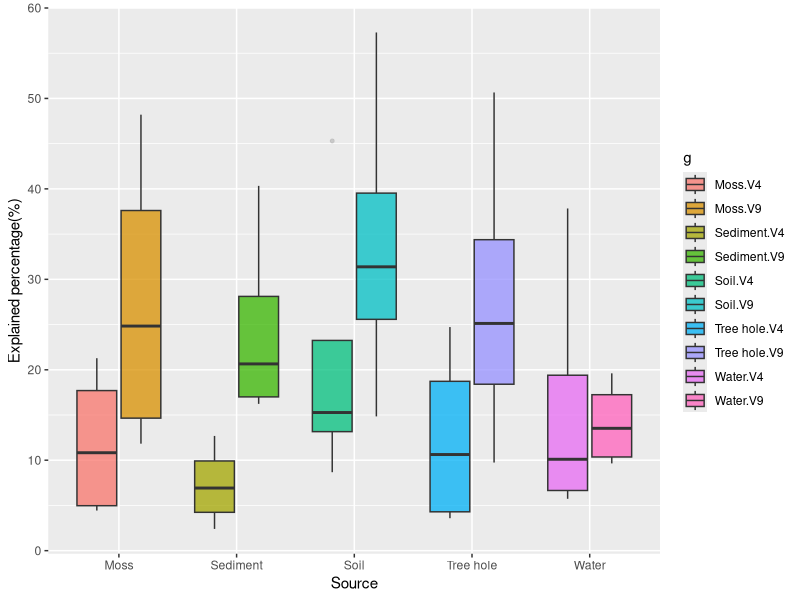
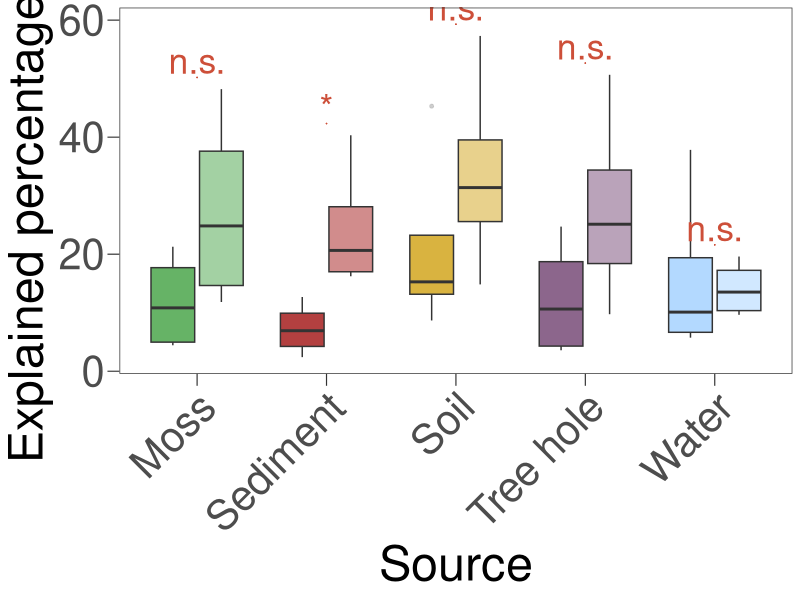
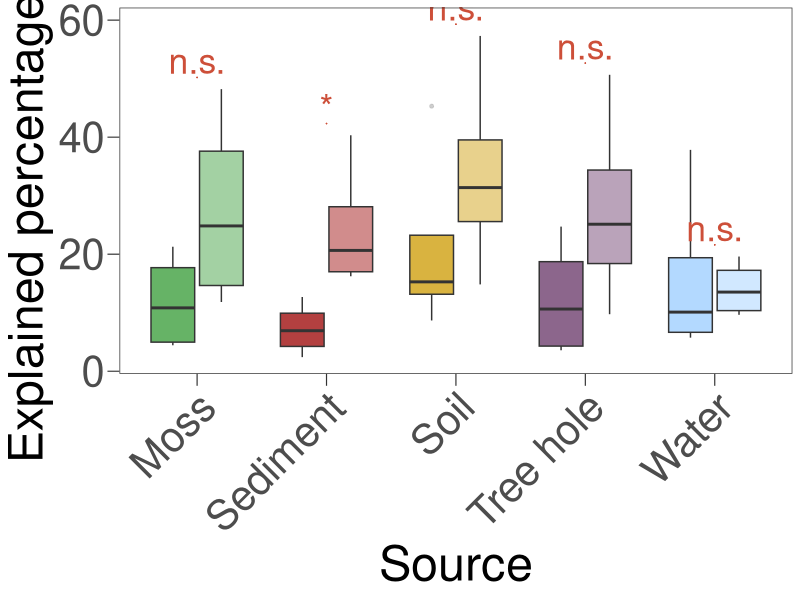

Write the R code that produced these figures, in order.
# FigS7B
library(tidyverse)
library(ggsignif)

feast = read.table(file = "Final data/FigS7B.txt",sep='\t',header=T)
colnames(feast)
feast.p = feast %>% pivot_longer(cols = -Habitat)

compared = list(c("V4","V9"))
feast.p$g = paste(feast.p$Habitat,feast.p$name,sep=".")
p = ggplot(data = feast.p,aes(x=Habitat,y=value,fill=g)) +
  geom_boxplot(alpha=0.75,outlier.size = 1, 
               outlier.color = "grey", 
               outlier.fill = "grey")+ 
  labs(x = "Source",y = "Explained percentage(%)")

p

p.values <- sapply(split(feast.p, feast.p$Habitat), function(x){wilcox.test(value~name, x)$p.value})
labels <- symnum(p.values, corr = FALSE, cutpoints = c(0,  .001,.01,.05, 1), symbols = c("***","**","*","n.s."))
y.values <- sapply(split(feast.p, feast.p$Habitat), function(x){max(sapply(split(x, x$name), function(xx){boxplot(x$value, plot=F)$stats[5, ]}))})+2

p <- p + geom_signif(y_position = y.values, 
                     xmin = levels(factor(feast.p$Habitat)), 
                     xmax = levels(factor(feast.p$Habitat)), 
                     annotations = labels,tip_length = 0,
                     textsize = 9,color="tomato3")+
  scale_fill_manual(values = c("#339933","#84c184",
                               "#990000","#c16666",
                               "#CC9900","#e0c166",
                               "#663366","#a384a3",
                               "#99CCFF","#c1e0ff"))+
  scale_color_manual(values = c("#339933","#84c184",
                                "#990000","#c16666",
                                "#CC9900","#e0c166",
                                "#663366","#a384a3",
                                "#99CCFF","#c1e0ff"))+
  theme_bw()+
  theme(axis.text = element_text(size = 30),axis.title = element_text(size = 35),
        legend.text = element_text(size = 30),legend.title = element_text(size = 35),
        axis.text.x = element_text(angle = 45, hjust = 1))+
        
  theme(axis.ticks = element_line(size = 0.4))+  
  theme(axis.ticks.length = unit(0.6,"lines"))+  
  theme(panel.grid=element_blank())+  
  theme(legend.position = "NULL")
p

ggsave("figs7b.pdf",plot = p,width = 600,height = 300,units = "mm")
